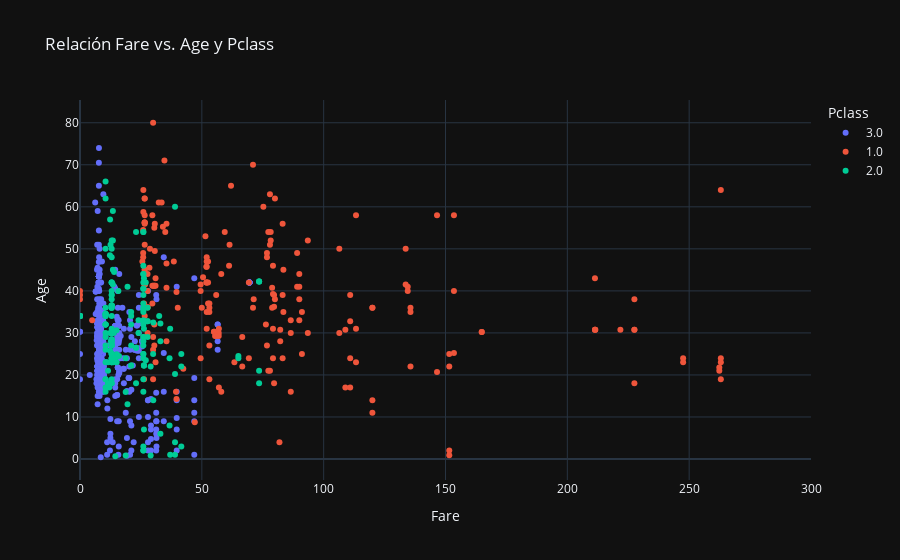

Source (notebook cell):
### Code cell
fig = px.scatter(df, x='Fare', y='Age', color='Pclass', title='Relación Fare vs. Age y Pclass')
fig.update_xaxes(range=[0, 300]) # limit axis x to 300 for better view
fig.update_layout(template='plotly_dark')
#fig.write_html('Graphics/scatter_fare_age_Pclass_300.html')
fig.show()

### Figure 1 — Plotly figure (JSON) as saved in the notebook; plotly's stock layout.template omitted (floating-point values rounded to 4 significant figures; data arrays with more than 128 entries replaced by an {"elided": "..."} marker saying what was removed)
{"data": [{"hovertemplate": "Pclass=3.0<br>Fare=%{x}<br>Age=%{y}<extra></extra>", "legendgroup": "3.0", "marker": {"color": "#636efa", "symbol": "circle"}, "mode": "markers", "name": "3.0", "orientation": "v", "showlegend": true, "type": "scatter", "x": {"elided": "491 float values"}, "xaxis": "x", "y": {"elided": "491 float values"}, "yaxis": "y"}, {"hovertemplate": "Pclass=1.0<br>Fare=%{x}<br>Age=%{y}<extra></extra>", "legendgroup": "1.0", "marker": {"color": "#EF553B", "symbol": "circle"}, "mode": "markers", "name": "1.0", "orientation": "v", "showlegend": true, "type": "scatter", "x": {"elided": "216 float values"}, "xaxis": "x", "y": {"elided": "216 float values"}, "yaxis": "y"}, {"hovertemplate": "Pclass=2.0<br>Fare=%{x}<br>Age=%{y}<extra></extra>", "legendgroup": "2.0", "marker": {"color": "#00cc96", "symbol": "circle"}, "mode": "markers", "name": "2.0", "orientation": "v", "showlegend": true, "type": "scatter", "x": {"elided": "184 float values"}, "xaxis": "x", "y": {"elided": "184 float values"}, "yaxis": "y"}], "layout": {"legend": {"title": {"text": "Pclass"}, "tracegroupgap": 0}, "title": {"text": "Relación Fare vs. Age y Pclass"}, "xaxis": {"anchor": "y", "domain": [0, 1], "range": [0, 300], "title": {"text": "Fare"}}, "yaxis": {"anchor": "x", "domain": [0, 1], "title": {"text": "Age"}}}}
